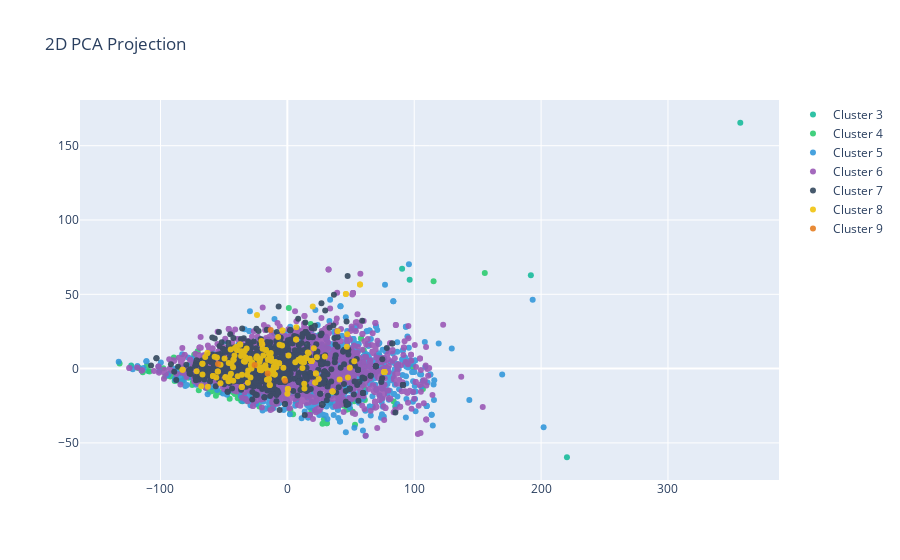

The notebook cell saved with this chart:
### Code cell
CC.graph_reduction_2D("PCA")

### Figure 1 — Plotly figure (JSON) as saved in the notebook; plotly's stock layout.template omitted (floating-point values rounded to 4 significant figures; data arrays with more than 128 entries replaced by an {"elided": "..."} marker saying what was removed)
{"data": [{"marker": {"color": "#1abc9c"}, "mode": "markers", "name": "Cluster 3", "opacity": 0.9, "type": "scatter", "x": [58.49, -36.39, 41.52, -74.6, -123.1, -109.7, 85.05, -45.63, 220.4, -11.42, 96.4, 191.9, -19.88, -86.6, 61.23, 25.45, 90.45, -29.61, 24.95, 357.0], "y": [-9.789, -21.55, -12.83, 0.4585, 2.109, -1.667, -25.47, -5.647, -59.63, -25.24, 59.78, 62.76, -15.54, -7.947, -13.81, 22.77, 67.27, -3.796, 0.3752, 165.4]}, {"marker": {"color": "#2ecc71"}, "mode": "markers", "name": "Cluster 4", "opacity": 0.9, "type": "scatter", "x": {"elided": "163 float values"}, "y": {"elided": "163 float values"}}, {"marker": {"color": "#3498db"}, "mode": "markers", "name": "Cluster 5", "opacity": 0.9, "type": "scatter", "x": {"elided": "1457 float values"}, "y": {"elided": "1457 float values"}}, {"marker": {"color": "#9b59b6"}, "mode": "markers", "name": "Cluster 6", "opacity": 0.9, "type": "scatter", "x": {"elided": "2198 float values"}, "y": {"elided": "2198 float values"}}, {"marker": {"color": "#34495e"}, "mode": "markers", "name": "Cluster 7", "opacity": 0.9, "type": "scatter", "x": {"elided": "880 float values"}, "y": {"elided": "880 float values"}}, {"marker": {"color": "#f1c40f"}, "mode": "markers", "name": "Cluster 8", "opacity": 0.9, "type": "scatter", "x": {"elided": "175 float values"}, "y": {"elided": "175 float values"}}, {"marker": {"color": "#e67e22"}, "mode": "markers", "name": "Cluster 9", "opacity": 0.9, "type": "scatter", "x": [-15.55, -54.64, -1.791, -13.11, -25.8], "y": [-3.235, 3.054, -8.24, 25.99, 2.458]}], "layout": {"title": {"text": "2D PCA Projection"}}}
